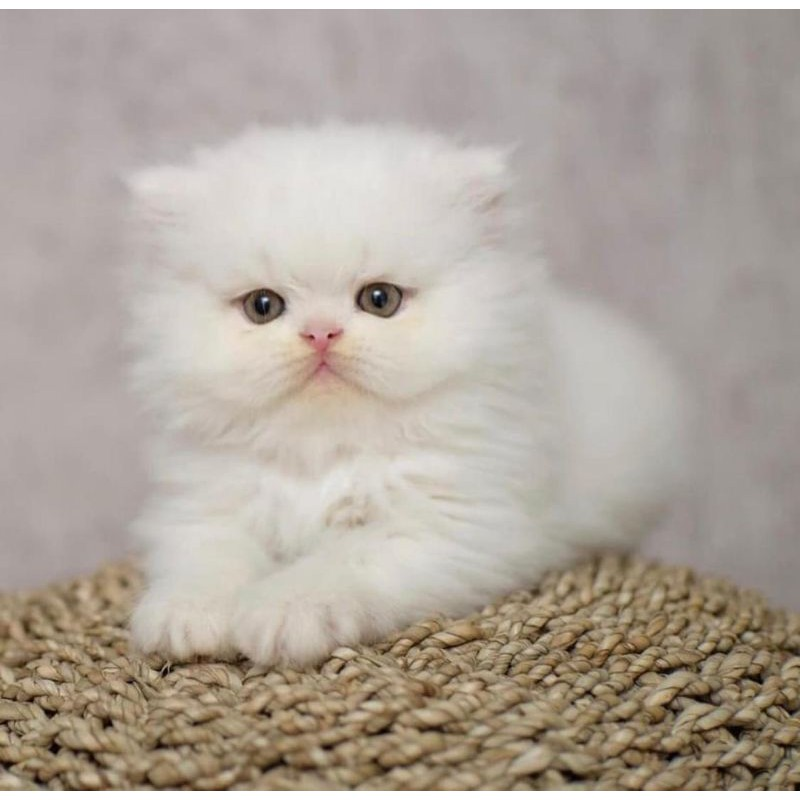
#> input picture image.jpeg, 800 x 800 px, found by its file name
$ python flipping.py
#> lines starting #> are read from the running program, lines starting #| are printed output that depends on the picture
# importing PIL Module
from PIL import Image

# open the original image
original_img = Image.open("image.jpeg")
#> original_img is the input picture: PIL image 800x800 RGB; mean R, G, B 175.1, 165.3, 155.5

# Flip the original image vertically
vertical_img = original_img.transpose(method=Image.FLIP_TOP_BOTTOM)
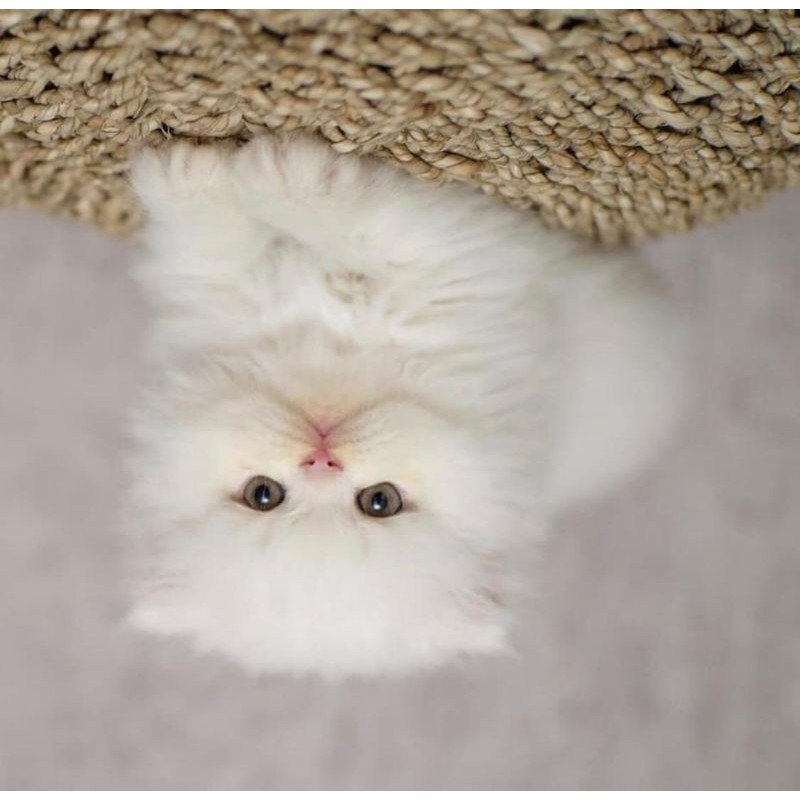
#> vertical_img: PIL image 800x800 RGB; mean R, G, B 175.1, 165.3, 155.5
vertical_img.save("output/vertical.png")

# close all our files object
original_img.close()
vertical_img.close()
